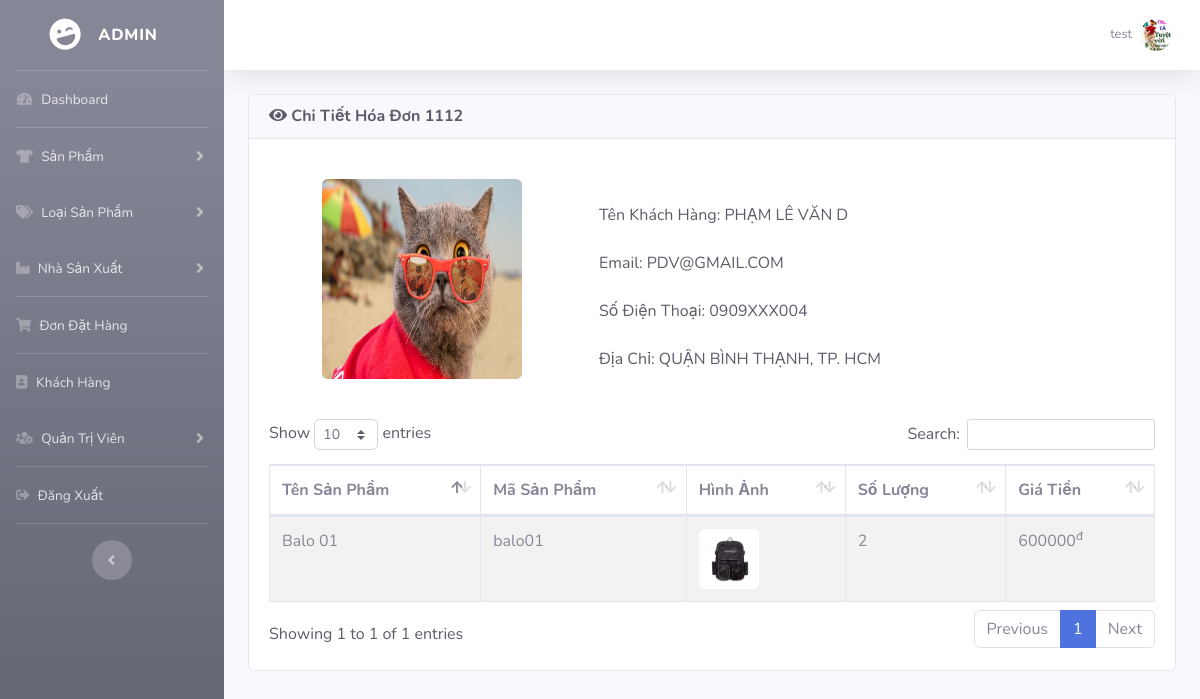
The app's page /admin/index.php?view_detail_bill=1112 (signed in) with its own data.
### tables this page shows
CREATE TABLE `KH` (
  `MA_KH` int(11) NOT NULL,
  `TEN_KH` varchar(50) NOT NULL,
  `EMAIL` varchar(50) NOT NULL,
  `MATKHAU` varchar(255) NOT NULL,
  `DIACHI` varchar(100) DEFAULT NULL,
  `DIENTHOAI` varchar(10) DEFAULT NULL,
  `AVATAR` varchar(500) DEFAULT NULL,
  `TRANGTHAI` varchar(10) DEFAULT NULL
);

CREATE TABLE `CT_HOADON` (
  `MA_HD` int(10) NOT NULL,
  `MA_SP` varchar(10) NOT NULL,
  `SOLUONG` int(11) NOT NULL,
  `TONGTIEN` int(11) NOT NULL
);

CREATE TABLE `SP` (
  `MA_SP` varchar(10) NOT NULL,
  `TEN_SP` varchar(50) NOT NULL,
  `MA_LOAISP` varchar(10) NOT NULL,
  `MA_HANGSX` varchar(10) NOT NULL,
  `MIEUTA_SP` text,
  `HINHANH_SP` text,
  `GIA` bigint(20) NOT NULL
);

### admin/includes/database.php (called while the page is built, shortened)
<?php
    class MyConnect {
        private $conn;
        public function __construct() {
            $this->host = "localhost:8889";
            $this->user = "root";
            $this->passwd = "root";
            $this->database = "cuahang";
            $this->conn = new mysqli($this->host,$this->user,$this->passwd,$this->database);
        }
        public function setNextRs() {
            mysqli_next_result($this->conn);
        }
        public function isConnected() {
            return true;
        }
        public function query($query) {
            if($this->isConnected()) {
                $tableData = mysqli_query($this->conn,$query);
                return $tableData;
            }
        }
    }
?>

### admin/index.php (the view, shortened to what this page needs)
<?php
include("includes/database.php");
if(!isset($_SESSION['admin_email'])){
echo "<script>window.open('login.php','_self')</script>";
}
else {
?>
<?php
$MyConn = new MyConnect();
$admin_session = $_SESSION['admin_email'];
$getAdminQry = "select * from admin where Email='$admin_session'";
$getAdmin = $MyConn->query($getAdminQry);
$row_admin = mysqli_fetch_array($getAdmin);
$admin_name = $row_admin['Name'];
$admin_image = $row_admin['Image'];
?>
<!DOCTYPE html>
<html lang="en">
<head>
    <link href="vendor/fontawesome-free/css/all.min.css" rel="stylesheet" type="text/css">
    <link href="css/sb-admin-2.min.css" rel="stylesheet">
    <link href="css/thumb.css" rel="stylesheet">
    <link href="css/style.css" rel="stylesheet">
    <link href="vendor/datatables/dataTables.bootstrap4.min.css" rel="stylesheet">
</head>
<body id="page-top">
    <div id="wrapper">
    <?php include("includes/sidebars.php");  ?>
        <div id="content-wrapper" class="d-flex flex-column">
            <div id="content">
                <nav class="navbar navbar-expand navbar-light bg-white topbar mb-4 static-top shadow">
                    <ul class="navbar-nav ml-auto">
                        <li class="nav-item dropdown no-arrow">
                            <a class="nav-link dropdown-toggle" href="#" id="userDropdown" role="button"
                                data-toggle="dropdown" aria-haspopup="true" aria-expanded="false">
                                <span class="mr-2 d-none d-lg-inline text-gray-600 small"> <?php echo $admin_name ?></span>
                                <img class="img-profile rounded-circle"
                                    src="<?php echo "admin_images/".$admin_image ?>">
                            </a>
                        </li>
                    </ul>
                </nav>
                <div class="container-fluid">
                    <?php
                    if(isset($_GET['dashboard'])) {
                        include("dashboard.php");
                    }
                    else if(isset($_GET['insert_product'])) {
                        include("insert_product.php");
                    }
                    else if(isset($_GET['view_product'])) {
                        include("view_product.php");
                    }
                    else if(isset($_GET['edit_product'])) {
                        include("edit_product.php");
                    }
                    else if(isset($_GET['delete_product'])) {
                        include("delete_product.php");
                    }
                    else if(isset($_GET['insert_cat'])) {
                        include("insert_cat.php");
                    }
                    else if(isset($_GET['view_cat'])) {
                        include("view_cat.php");
                    }
                    else if(isset($_GET['edit_cat'])) {
                        include("edit_cat.php");
                    }
                    else if(isset($_GET['delete_cat'])) {
                        include("delete_cat.php");
                    }
                    else if(isset($_GET['insert_man'])) {
                        include("insert_man.php");
                    }
                    else if(isset($_GET['view_man'])) {
                        include("view_man.php");
                    }
                    else if(isset($_GET['delete_man'])) {
                        include("delete_man.php");
                    }
                    else if(isset($_GET['edit_man'])) {
                        include("edit_man.php");
                    }
                    else if(isset($_GET['view_bill'])) {
                        include("view_bill.php");
                    }
                    else if(isset($_GET['delete_bill'])) {
                        include("delete_bill.php");
                    }
                    else if(isset($_GET['view_detail_bill'])) {
                        include("view_detail_bill.php");
                    }
                    ?>
                </div>
            </div>
        </div>
    </div>
</body>
</html>
<?php } ?>

### admin/view_detail_bill.php (shortened to what this page needs)
<?php
if(!isset($_SESSION['admin_email'])){
    echo "<script>window.open('login.php','_self')</script>";
}
else {
    if(isset($_GET['view_detail_bill'])) {
    $billID = $_GET['view_detail_bill'];
    $queryCustomer = $MyConn->query("SELECT TEN_KH, EMAIL, DIENTHOAI, DIACHI, AVATAR FROM KH, HOADON WHERE KH.MA_KH = HOADON.MA_KH AND HOADON.MA_HD = '$billID'");
    $getCustomer = mysqli_fetch_array($queryCustomer);
?>
<div class="row">
    <div class="col-lg-12">
        <div class="card text-dark mb-4">
            <div class="card-header">
                <h6 class="m-0 font-weight-bold"><i class="fas fa-eye"></i> Chi Tiết Hóa Đơn <?= $billID ?></div></h6>
            <div class="card-body">
                <div class="row ml-2 mr-2 mb-1">
                    <div class="col-md-4">
                        <div class="card border-0 p-0">
                            <div class="card-body text-center">
                                <img src="<?php echo "customer_images/".$getCustomer['AVATAR'] ?>" alt="" width="200" height="200" class="rounded">
                            </div>
                        </div>
                    </div>
                    <div class="col-md-6">
                        <div class="card border-0">
                            <div class="card-body">
                            <br>
                            <span>Tên Khách Hàng: <?php echo $getCustomer['TEN_KH'] ?></span><br><br>
                            <span>Email: <?php echo $getCustomer['EMAIL'] ?></span><br><br>
                            <span>Số Điện Thoại: <?php echo $getCustomer['DIENTHOAI'] ?> </span><br><br>
                            <span>Địa Chỉ: <?php echo $getCustomer['DIACHI'] ?></span><br><br>
                            </div>
                        </div>
                    </div>
                </div>
                <div class="table-responsive">
                    <table id="product_table" class="table table-bordered table-striped" width="100%" cellspacing="0">
                        <thead>
                            <tr>
                                <th>Tên Sản Phẩm</th>
                                <th>Mã Sản Phẩm</th>
                                <th>Hình Ảnh</th>
                                <th>Số Lượng</th>
                                <th>Giá Tiền</th>
                            </tr>
                        </thead>
                        <tbody>
                            <?php
                                $MyConn->setNextRs();
                                $getDetailBill = $MyConn->query("SELECT TEN_SP, SP.MA_SP, HINHANH_SP, SOLUONG, TONGTIEN FROM SP, CT_HOADON WHERE CT_HOADON.MA_SP = SP.MA_SP AND CT_HOADON.MA_HD = '$billID'");
                                while ($row = mysqli_fetch_array($getDetailBill)) {
                            ?>
                            <tr>
                                <td> <?php echo $row['TEN_SP'] ?> </td>
                                <td> <?php echo $row['MA_SP'] ?> </td>
                                <td> <img src="<?php echo "product_images/".$row['HINHANH_SP'] ?>" width="60" height="60" class="rounded"> </td>
                                <td> <?php echo $row['SOLUONG'] ?> </td>
                                <td> <?php echo $row['TONGTIEN']."<sup>đ</sup>" ?></td>
                            </tr>
                            <?php } ?>
                        </tbody>
                    </table>
                </div>
            </div>
        </div>
    </div>
</div>
<?php }} ?>

### records on screen
kh: AVATAR (picture), TEN_KH "PHẠM LÊ VĂN D", EMAIL "PDV@GMAIL.COM", DIENTHOAI "0909XXX004", DIACHI "QUẬN BÌNH THẠNH, TP. HCM"
ct_hoadon: MA_SP.TEN_SP "Balo 01", MA_SP.MA_SP "balo01", MA_SP.HINHANH_SP (picture), SOLUONG "2", TONGTIEN "600000"

### other values on screen
$admin_name "test"
$billID "1112"
